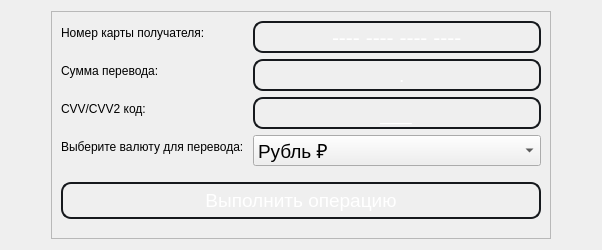
         <widget class="QWidget" name="creditCardPage">
          <property name="styleSheet">
           <string notr="true">QLabel{
font: 75 12pt &quot;MS Shell Dlg 2&quot;;
}
QPushButton{
	border: 2px solid #16191d;
	border-radius: 10px;
	background-color: transparent;
	margin: 10px, 10px;
	padding: 5px, 5px;
	color: #fff;
}
QPushButton:hover:!pressed
{
  border: 3px solid blue;
}</string>
          </property>
          <layout class="QHBoxLayout" name="horizontalLayout_4">
           <item>
            <spacer name="horizontalSpacer_3">
             <property name="orientation">
              <enum>Qt::Horizontal</enum>
             </property>
             <property name="sizeHint" stdset="0">
              <size>
               <width>40</width>
               <height>20</height>
              </size>
             </property>
            </spacer>
           </item>
           <item>
            <widget class="QFrame" name="frame_10">
             <property name="minimumSize">
              <size>
               <width>500</width>
               <height>40</height>
              </size>
             </property>
             <property name="styleSheet">
              <string notr="true">QLineEdit {
	border: 2px solid #16191d;
	border-radius: 10px;
	background-color: transparent;
	color: #fff;
}
QLineEdit:hover{
	border: 2px solid blue;
}
QLineEdit:focus{
	border: 2px solid blue;
}</string>
             </property>
             <property name="frameShape">
              <enum>QFrame::StyledPanel</enum>
             </property>
             <property name="frameShadow">
              <enum>QFrame::Raised</enum>
             </property>
             <layout class="QFormLayout" name="formLayout_2">
              <item row="0" column="0">
               <widget class="QLabel" name="cardNumberRecieverLabel">
                <property name="text">
                 <string>Номер карты получателя: </string>
                </property>
               </widget>
              </item>
              <item row="0" column="1">
               <widget class="QLineEdit" name="cardNumberReciever">
                <property name="minimumSize">
                 <size>
                  <width>240</width>
                  <height>32</height>
                 </size>
                </property>
                <property name="font">
                 <font>
                  <pointsize>16</pointsize>
                 </font>
                </property>
                <property name="styleSheet">
                 <string notr="true"/>
                </property>
                <property name="inputMask">
                 <string>0000 0000 0000 0000;-</string>
                </property>
                <property name="text">
                 <string>   </string>
                </property>
                <property name="maxLength">
                 <number>19</number>
                </property>
                <property name="frame">
                 <bool>true</bool>
                </property>
                <property name="echoMode">
                 <enum>QLineEdit::Normal</enum>
                </property>
                <property name="cursorPosition">
                 <number>19</number>
                </property>
                <property name="alignment">
                 <set>Qt::AlignCenter</set>
                </property>
                <property name="dragEnabled">
                 <bool>false</bool>
                </property>
                <property name="placeholderText">
                 <string notr="true"/>
                </property>
                <property name="cursorMoveStyle">
                 <enum>Qt::LogicalMoveStyle</enum>
                </property>
               </widget>
              </item>
              <item row="1" column="0">
               <widget class="QLabel" name="amountTransactionLabel">
                <property name="text">
                 <string>Сумма перевода: </string>
                </property>
               </widget>
              </item>
              <item row="1" column="1">
               <widget class="QLineEdit" name="amountTransaction">
                <property name="minimumSize">
                 <size>
                  <width>240</width>
                  <height>32</height>
                 </size>
                </property>
                <property name="font">
                 <font>
                  <pointsize>14</pointsize>
                 </font>
                </property>
                <property name="styleSheet">
                 <string notr="true"/>
                </property>
                <property name="inputMask">
                 <string>9999.99</string>
                </property>
                <property name="text">
                 <string>.</string>
                </property>
                <property name="maxLength">
                 <number>7</number>
                </property>
                <property name="frame">
                 <bool>true</bool>
                </property>
                <property name="echoMode">
                 <enum>QLineEdit::Normal</enum>
                </property>
                <property name="cursorPosition">
                 <number>0</number>
                </property>
                <property name="alignment">
                 <set>Qt::AlignCenter</set>
                </property>
                <property name="dragEnabled">
                 <bool>false</bool>
                </property>
                <property name="placeholderText">
                 <string notr="true"/>
                </property>
                <property name="cursorMoveStyle">
                 <enum>Qt::LogicalMoveStyle</enum>
                </property>
               </widget>
              </item>
              <item row="2" column="0">
               <widget class="QLabel" name="cvvCodeLabel">
                <property name="text">
                 <string>CVV/CVV2 код:</string>
                </property>
               </widget>
              </item>
              <item row="2" column="1">
               <widget class="QLineEdit" name="cvvCodeInput">
                <property name="minimumSize">
                 <size>
                  <width>240</width>
                  <height>32</height>
                 </size>
                </property>
                <property name="font">
                 <font>
                  <pointsize>14</pointsize>
                 </font>
                </property>
                <property name="styleSheet">
                 <string notr="true"/>
                </property>
                <property name="inputMask">
                 <string>999;_</string>
                </property>
                <property name="text">
                 <string/>
                </property>
                <property name="maxLength">
                 <number>3</number>
                </property>
                <property name="frame">
                 <bool>true</bool>
                </property>
                <property name="echoMode">
                 <enum>QLineEdit::Normal</enum>
                </property>
                <property name="cursorPosition">
                 <number>3</number>
                </property>
                <property name="alignment">
                 <set>Qt::AlignCenter</set>
                </property>
                <property name="dragEnabled">
                 <bool>false</bool>
                </property>
                <property name="placeholderText">
                 <string notr="true"/>
                </property>
                <property name="cursorMoveStyle">
                 <enum>Qt::LogicalMoveStyle</enum>
                </property>
               </widget>
              </item>
              <item row="3" column="0">
               <widget class="QLabel" name="currencyChoiceLabel">
                <property name="text">
                 <string>Выберите валюту для перевода: </string>
                </property>
               </widget>
              </item>
              <item row="3" column="1">
               <widget class="QComboBox" name="currencyChoice">
                <property name="font">
                 <font>
                  <pointsize>14</pointsize>
                 </font>
                </property>
                <item>
                 <property name="text">
                  <string>Рубль ₽</string>
                 </property>
                </item>
                <item>
                 <property name="text">
                  <string>Доллар $</string>
                 </property>
                </item>
                <item>
                 <property name="text">
                  <string>Евро €</string>
                 </property>
                </item>
               </widget>
              </item>
              <item row="4" column="0" colspan="2">
               <widget class="QPushButton" name="transactionCard">
                <property name="font">
                 <font>
                  <pointsize>14</pointsize>
                 </font>
                </property>
                <property name="text">
                 <string>Выполнить операцию</string>
                </property>
                <property name="shortcut">
                 <string>Return</string>
                </property>
               </widget>
              </item>
             </layout>
            </widget>
           </item>
           <item>
            <spacer name="horizontalSpacer_4">
             <property name="orientation">
              <enum>Qt::Horizontal</enum>
             </property>
             <property name="sizeHint" stdset="0">
              <size>
               <width>40</width>
               <height>20</height>
              </size>
             </property>
            </spacer>
           </item>
          </layout>
         </widget>
